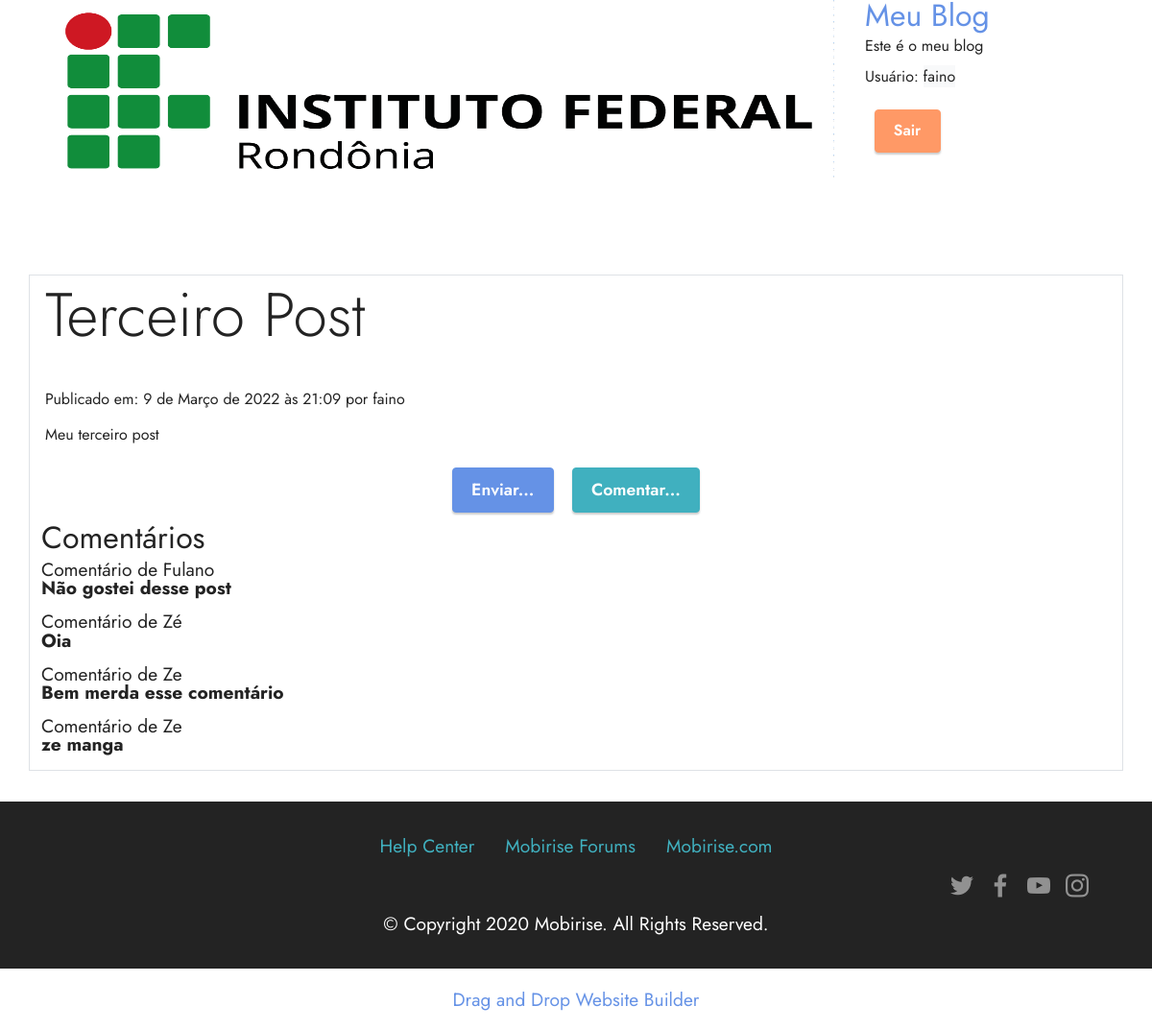
The app's page /detalhe/8/terceiro-post (signed in) with its own data.
### postagens/models.py (models this page shows, shortened)
class Postagem(models.Model):
    objects = models.Manager()
    publicados = PostsPublicados()
    STATUS_CHOICES = (
        ('rascunho', 'Rascunho'),
        ('publicado', 'Publicado'),
    )
    titulo = models.CharField(max_length=100)
    slug = models.SlugField(max_length=100)
    corpo = models.TextField()
    publicado = models.DateTimeField(default=timezone.now)
    criado = models.DateTimeField(auto_now_add=True)
    status = models.CharField(max_length=9, choices=STATUS_CHOICES, default='rascunho')
    autor = models.ForeignKey(User, on_delete=models.CASCADE, related_name='post_autor')
    class Meta:
        verbose_name = 'Post'
        verbose_name_plural = 'Posts'
        ordering = ['-publicado']

class Comentario(models.Model):
    nome = models.CharField(max_length=50)
    email = models.EmailField()
    corpo = models.TextField()
    criado = models.DateTimeField(auto_now_add=True)
    atualizado = models.DateTimeField(auto_now=True)
    ativo = models.BooleanField(default=False)
    postagem = models.ForeignKey(Postagem, on_delete=models.CASCADE, related_name='post_coments')
    class Meta:
        verbose_name = "Comentário"
        verbose_name_plural = "Comentários"

### postagens/views.py (the view)
# urls.py: path('detalhe/<id>/<slug>', views.DetalhePostView.as_view(), name='detalhepost'),
class DetalhePostView(DetailView):
    template_name = 'postagens/detalhe.html'
    model = Postagem
    context_object_name = 'post'
    def get_context_data(self, **kwargs):
        ctx = super().get_context_data(**kwargs)
        ctx['coments'] = Comentario.objects.all().filter(postagem=self.object, ativo=True)
        return ctx

### postagens/templates/postagens/detalhe.html (shortened to what this page needs)
{% extends 'base.html' %}
{% load static %}
{% block conteudo%}
{% include 'includes/top.html' %}
<section data-bs-version="5.1" class="content10 cid-tzVgp39K95" id="content10-1">
    <div class="container">
        <div class="row justify-content-center border border-ligth">
            <div class="col-12">
                <h6 class="mbr-section-subtitle mbr-fonts-style mb-4 display-3">
                    {{ post.titulo }}
                </h6>
            </div>
            <div class="col-12">
                <p class="mbr-text mbr-fonts-style display-9">
                    Publicado em: {{ post.publicado }} por {{ post.autor }}
                </p>
                <p class="mbr-text mbr-fonts-style display-7">
                    {{ post.corpo|linebreaks }}
                </p>
            </div>
            <div class="mbr-section-btn align-center">
                <a class="btn btn-primary display-4"
                   href="{% url 'enviarpost' post.id %}">Enviar...</a>&nbsp;&nbsp;
                <a class="btn btn-success display-4"
                   href="{% url 'comentpost' post.id %}">Comentar...</a>
            </div>
            <div class="mbr-text mbr-fonts-style display-7">
                <h2>Comentários</h2>
                {% for c in coments %}
                <p>Comentário de {{ c.nome }}<br>
                    <b>{{ c.corpo }}</b>
                </p>
                {% empty %}
                <p>Não existem comentários para esta postagem.</p>
                {% endfor %}
            </div>
        </div>
    </div>
</section>
{% endblock %}

### postagens/templates/includes/top.html
{% load static %}
<div class="container">
    <div class="row">
        <div class="col-9">
            <img src="{% static 'assets/images/logo-IFRO.png' %}" alt="logotipo"
                 height="80%">
        </div>
        <div class="col-3">
                <h2><a href="{% url 'home' %}">Meu Blog</a></h2>
                <p>Este é o meu blog</p>
                {% if user.is_anonymous %}
                <p>
                    <a href="{% url 'cadusuario' %}" class="btn btn-success">
                    Cadastrar
                    </a>
                    <a href="{% url 'loginuser' %}" class="btn btn-primary">
                    Logar
                    </a>
                </p>
            {% else %}
                <p>Usuário: <span class="bg-light">{{ user.username }}</span></p>
                <p><a class="btn btn-danger" href="{% url 'logoutuser' %}">Sair</a></p>
            {% endif %}
        </div>
    </div>
</div>

### postagens/static/assets/theme/css/style.css (style rules this page uses)
section { background-color: #ffffff; }
body { font-style: normal; line-height: 1.5; font-weight: 400; color: #232323; position: relative; }
section, .container, .container-fluid { position: relative; word-wrap: break-word; }
a { font-style: normal; font-weight: 400; cursor: pointer; }
a, a:hover { text-decoration: none; }
.mbr-section-subtitle { line-height: 1.3; }
.mbr-text { font-style: normal; line-height: 1.7; }
h1, h2, h3, h4, h5, h6, .display-1, .display-2, .display-4, .display-5, .display-7, span, p, a { line-height: 1; word-break: break-word; word-wrap: break-word; font-weight: 400; }
b, strong { font-weight: bold; }
section { background-position: 50% 50%; background-repeat: no-repeat; background-size: cover; }
.align-center { text-align: center; }
img, iframe { display: block; width: 100%; }
.mbr-section-btn { margin-left: -0.6rem; margin-right: -0.6rem; font-size: 0; }
.btn { font-weight: 600; border-width: 1px; font-style: normal; margin: 0.6rem 0.6rem; white-space: normal; transition: all 0.2s ease-in-out; display: inline-flex; align-items: center; justify-content: center; word-break: break-word; }
.row { display: -webkit-flex; -webkit-flex-wrap: wrap; }
.justify-content-center { -webkit-justify-content: center; }
html, body { height: auto; min-height: 100vh; }
.mb-4 { margin-bottom: 2rem !important; }
@media (min-width: 992px) { .container { padding-left: 16px; padding-right: 16px; } }
@media (min-width: 992px) { .row { margin-left: -16px; margin-right: -16px; } }
@media (min-width: 992px) { .row > [class*=col] { padding-left: 16px; padding-right: 16px; } }

### postagens/static/assets/mobirise/css/mbr-additional.css (style rules this page uses)
body { font-family: Jost; }
.display-4 { font-family: 'Jost', sans-serif; font-size: 1.1rem; line-height: 1.5; }
.display-7 { font-family: 'Jost', sans-serif; font-size: 1.2rem; line-height: 1.5; }
.btn { padding: 0.6rem 1.2rem; border-radius: 4px; }
.btn-primary, .btn-primary:active { background-color: #6592e6 !important; border-color: #6592e6 !important; color: #ffffff !important; box-shadow: 0 2px 2px 0 rgba(0, 0, 0, 0.2); }
.btn-success, .btn-success:active { background-color: #40b0bf !important; border-color: #40b0bf !important; color: #ffffff !important; box-shadow: 0 2px 2px 0 rgba(0, 0, 0, 0.2); }
.btn-danger, .btn-danger:active { background-color: #ff9966 !important; border-color: #ff9966 !important; color: #ffffff !important; box-shadow: 0 2px 2px 0 rgba(0, 0, 0, 0.2); }
a, a:hover { color: #6592e6; }
body { overflow-x: hidden; }
a { transition: color 0.6s; }
.cid-tzVgp39K95 { padding-top: 3rem; padding-bottom: 2rem; background-color: #ffffff; }

### records on screen
Postagem: titulo "Terceiro Post", publicado "9 de Março de 2022 às 21:09", autor "faino", corpo "Meu terceiro post"
Comentario: nome "Fulano", corpo "Não gostei desse post"
Comentario: nome "Zé", corpo "Oia"
Comentario: nome "Ze", corpo "Bem merda esse comentário"
Comentario: nome "Ze", corpo "ze manga"

### other values on screen
{{ user.username }} "faino"
